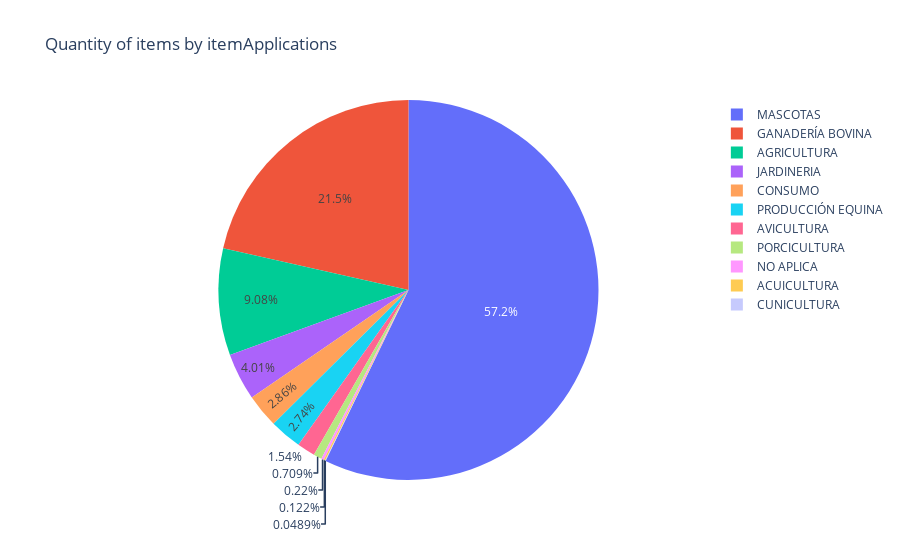

Source (notebook cell):
### Code cell
fig = px.pie(item_applications_ex_2, values='quantity', names='itemApplications', 
             title='Quantity of items by itemApplications')
fig.show()

### Figure 1 — Plotly figure (JSON) as saved in the notebook; plotly's stock layout.template omitted (floating-point values rounded to 4 significant figures)
{"data": [{"domain": {"x": [0, 1], "y": [0, 1]}, "hovertemplate": "itemApplications=%{label}<br>quantity=%{value}<extra></extra>", "labels": ["MASCOTAS", "GANADERÍA BOVINA", "AGRICULTURA", "JARDINERIA", "CONSUMO", "PRODUCCIÓN EQUINA", "AVICULTURA", "PORCICULTURA", "NO APLICA", "ACUICULTURA", "CUNICULTURA"], "legendgroup": "", "name": "", "showlegend": true, "type": "pie", "values": [2338, 878, 371, 164, 117, 112, 63, 29, 9, 5, 2]}], "layout": {"legend": {"tracegroupgap": 0}, "title": {"text": "Quantity of items by itemApplications"}}}
